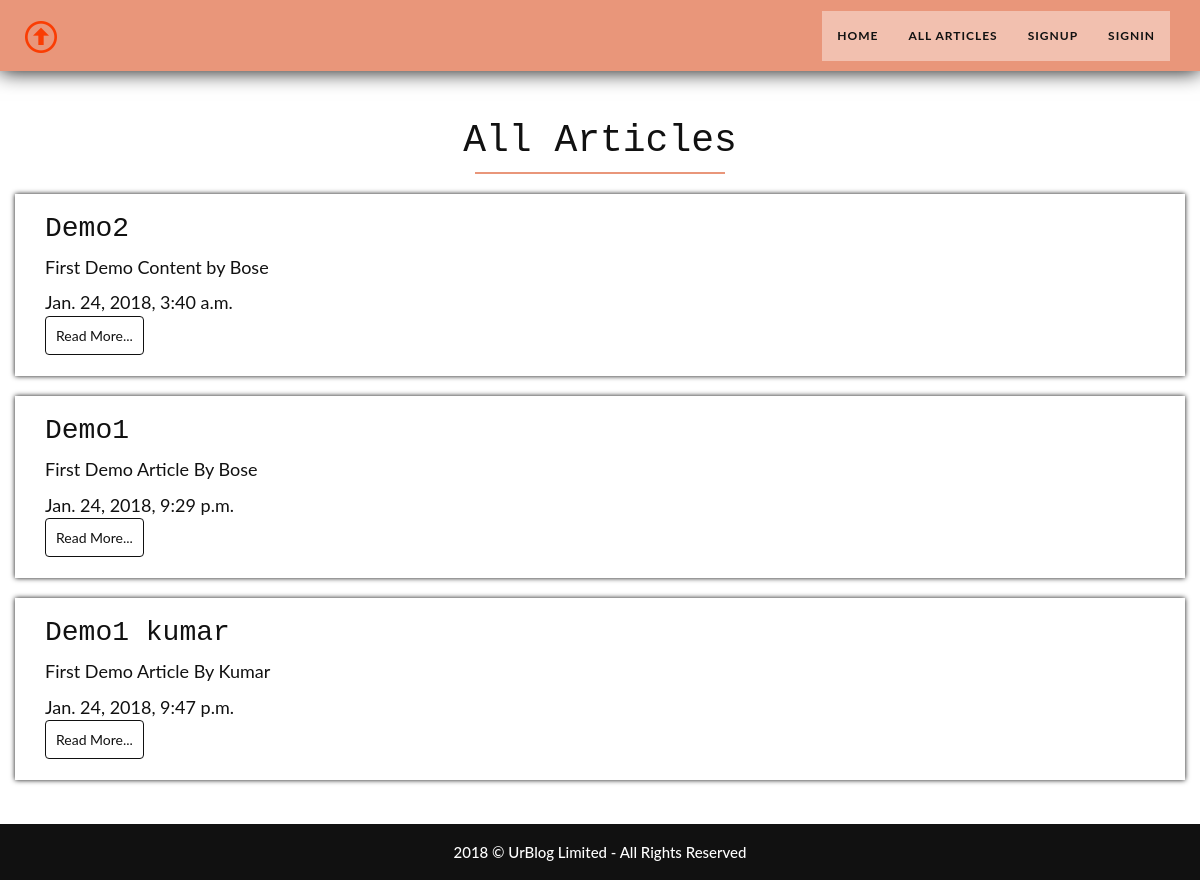
The app's page /article/ with its own data.
### articles/models.py (models this page shows)
class Article(models.Model):
	title = models.CharField(max_length = 100)
	slug = models.SlugField()
	content = models.TextField()
	date = models.DateTimeField(auto_now_add = True)
	auther = models.ForeignKey(User, default=None)

### articles/views.py (the view)
def all_article(request):
	title = 'All Articles'
	articles = Article.objects.all().order_by('id')
	return render(request, 'articles/all_article.html', {'articles':articles, 'title':title })

### articles/templates/articles/all_article.html
{% extends 'layout.html' %}
{% block content %}
<div id="all-article-part">
	<div class="container">
		<h2> All Articles</h2>
		<div class="divider"></div>
		{% for article in articles %}
			<div class="all-article-content">
				<h4>{{ article.title }}</h4>
				<p>{{ article.content }}</p>
				<p>{{ article.date }}</p>
				<a href="{% url 'articles:article_detail' slug=article.slug %}">Read More...</a>
			</div>
		{% endfor %}
	</div>
</div>
{% endblock %}

### static/css/proarticss.css (style rules this page uses)
html { width: 100%; height: 100%; }
body { width: 100%; height: 100%; color: #111111; background-color: #ffffff; font-family: 'Lato',sans-serif; }
.divider { margin:0 auto; width:250px; border:1px solid #e9967a; }
#all-article-part { width:100%; background:#ffffff; }
#all-article-part .container { padding:100px 0px 80px 0px; }
#all-article-part .container h2 { text-align:center; color:#111111; font-size:38px; font-family:'Kaushan Script', monospace; }
#all-article-part .all-article-content { box-shadow:0px 0px 5px #111111; margin: 20px 0px 20px 0px; padding: 10px 30px 30px 30px; text-align: justify; }
#all-article-part .all-article-content h4 { font-size:28px; font-family:'Kaushan Script', monospace; }
#all-article-part .all-article-content p { font-size:18px; }
#all-article-part .all-article-content a { color:#111111; border-radius:4px; padding:10px 10px 10px 10px; border:1px solid #111111; }

### records on screen
Article: title "Demo2", content "First Demo Content by Bose", date "Jan. 24, 2018, 3:40 a.m."
Article: title "Demo1", content "First Demo Article By Bose", date "Jan. 24, 2018, 9:29 p.m."
Article: title "Demo1 kumar", content "First Demo Article By Kumar", date "Jan. 24, 2018, 9:47 p.m."
